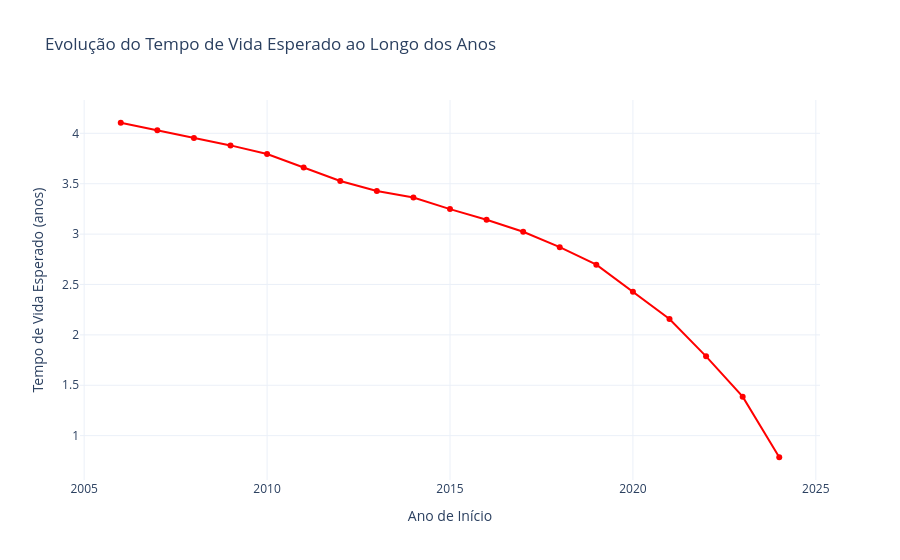

The code cell stored with this chart in its notebook:
### Code cell
analisar_sobrevivencia_kaplan(tabela_nova_sdf)

### Figure 1 — Plotly figure (JSON) as saved in the notebook; plotly's stock layout.template omitted (floating-point values rounded to 4 significant figures)
{"data": [{"line": {"color": "red"}, "mode": "lines+markers", "name": "Tempo Médio Esperado", "type": "scatter", "x": [2006, 2007, 2008, 2009, 2010, 2011, 2012, 2013, 2014, 2015, 2016, 2017, 2018, 2019, 2020, 2021, 2022, 2023, 2024], "y": [4.105, 4.031, 3.955, 3.88, 3.795, 3.661, 3.527, 3.428, 3.364, 3.248, 3.142, 3.024, 2.871, 2.696, 2.428, 2.158, 1.787, 1.387, 0.7854]}], "layout": {"title": {"text": "Evolução do Tempo de Vida Esperado ao Longo dos Anos"}, "xaxis": {"title": {"text": "Ano de Início"}}, "yaxis": {"title": {"text": "Tempo de Vida Esperado (anos)"}}}}
